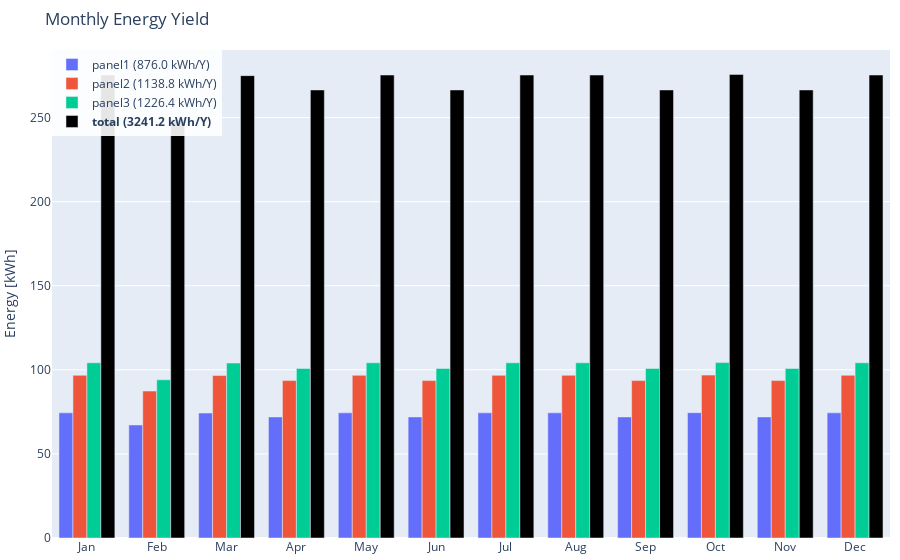

Notebook code cell kept with this figure:
### Code cell
# https://plotly.com/python/bar-charts/

fig = go.Figure()
for col in result.columns:
    fig.add_trace(
        go.Bar(
            name=f'{col} ({result[col].sum():.1f} kWh/Y)',
            x=result.index,
            y=result[col],
            hovertemplate="%{x}: %{y:.1f} kWh",#%{_xother}",
            #hovertemplate="%{y:.1f} kWh%{_xother}",
        )
    )

fig.add_trace(
    go.Bar(
        name=f'<b>total ({result.sum().sum():.1f} kWh/Y)</b>',
        x=result.index,
        y=result.sum(axis=1),
        hovertemplate="%{x}: %{y:.1f} kWh",#%{_xother}",
        #hovertemplate="%{y:.1f} kWh%{_xother}",
        marker_color='black'
    )
)
# fig.add_annotation(
#     text='Annual Sums:<br>'+ '<br>'.join([f'+{result[col].sum():.2f}kWh ({col})' for col in result]) +'<br>= '+f'{result.sum().sum():.2f} kWh (total)',
#     showarrow=False,
#     xref='paper',
#     yref='paper',
#     x=0,
#     y=1,
#     bordercolor='black',
#     bgcolor='white',
#     borderwidth=1,
#     align='left',
#     )

fig.update_layout(
    #barmode='stack',
    barmode='group',
    margin=dict(l=10, r=10, t=50, b=5),
    title="Monthly Energy Yield",
    yaxis_title='Energy [kWh]',
    legend=dict(
        x=0.0,
        y=1.0,
        bgcolor='rgba(255, 255, 255, 0.9)',
        bordercolor='rgba(255, 255, 255, 1)',
    )
    )
fig.show()

### Figure 1 — Plotly figure (JSON) as saved in the notebook; plotly's stock layout.template omitted (floating-point values rounded to 4 significant figures)
{"data": [{"hovertemplate": "%{x}: %{y:.1f} kWh", "name": "panel1 (876.0 kWh/Y)", "type": "bar", "x": ["Jan", "Feb", "Mar", "Apr", "May", "Jun", "Jul", "Aug", "Sep", "Oct", "Nov", "Dec"], "y": [74.4, 67.2, 74.3, 72, 74.4, 72, 74.4, 74.4, 72, 74.5, 72, 74.4]}, {"hovertemplate": "%{x}: %{y:.1f} kWh", "name": "panel2 (1138.8 kWh/Y)", "type": "bar", "x": ["Jan", "Feb", "Mar", "Apr", "May", "Jun", "Jul", "Aug", "Sep", "Oct", "Nov", "Dec"], "y": [96.72, 87.36, 96.59, 93.6, 96.72, 93.6, 96.72, 96.72, 93.6, 96.85, 93.6, 96.72]}, {"hovertemplate": "%{x}: %{y:.1f} kWh", "name": "panel3 (1226.4 kWh/Y)", "type": "bar", "x": ["Jan", "Feb", "Mar", "Apr", "May", "Jun", "Jul", "Aug", "Sep", "Oct", "Nov", "Dec"], "y": [104.2, 94.08, 104.0, 100.8, 104.2, 100.8, 104.2, 104.2, 100.8, 104.3, 100.8, 104.2]}, {"hovertemplate": "%{x}: %{y:.1f} kWh", "marker": {"color": "black"}, "name": "<b>total (3241.2 kWh/Y)</b>", "type": "bar", "x": ["Jan", "Feb", "Mar", "Apr", "May", "Jun", "Jul", "Aug", "Sep", "Oct", "Nov", "Dec"], "y": [275.3, 248.6, 274.9, 266.4, 275.3, 266.4, 275.3, 275.3, 266.4, 275.6, 266.4, 275.3]}], "layout": {"barmode": "group", "legend": {"bgcolor": "rgba(255, 255, 255, 0.9)", "bordercolor": "rgba(255, 255, 255, 1)", "x": 0, "y": 1}, "margin": {"b": 5, "l": 10, "r": 10, "t": 50}, "title": {"text": "Monthly Energy Yield"}, "yaxis": {"title": {"text": "Energy [kWh]"}}}}
